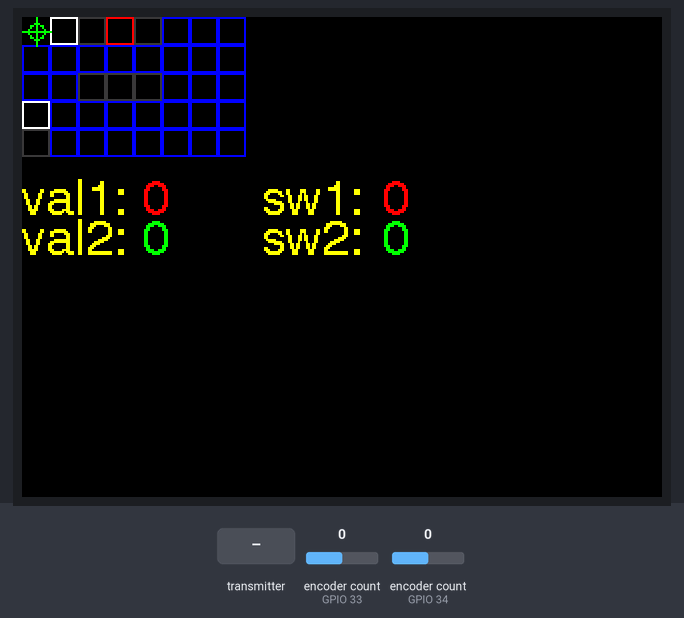
Simulated run of this sketch. Board: ESP32. Parts: 320×240 colour display. The inputs (shaded band) are chosen by the test bench; at power-on: encoder count (sensors on GPIO 33, GPIO 34) 0. What the sketch prints to the serial monitor is not drawn.

Above: at 1.4 s.
1.5 s: encoder count (sensor on GPIO 33) set to 1
At 2.4 s:
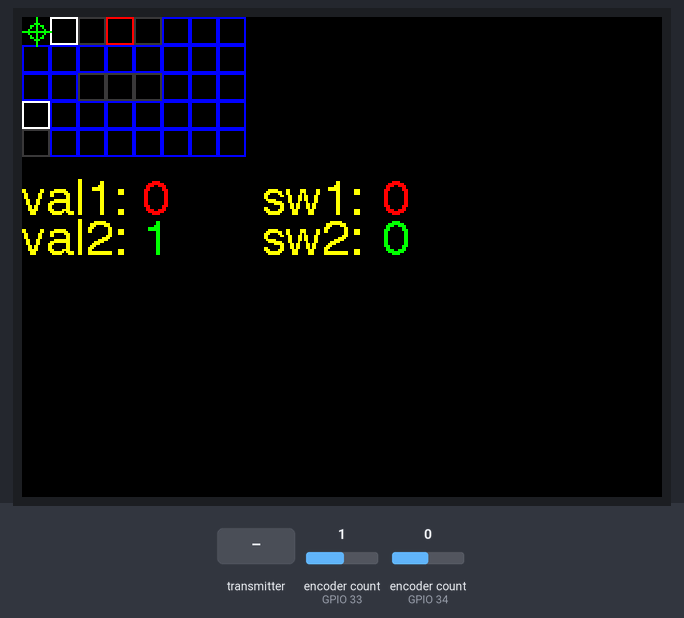
4.5 s: encoder count (sensor on GPIO 34) set to -1
At 4.9 s:
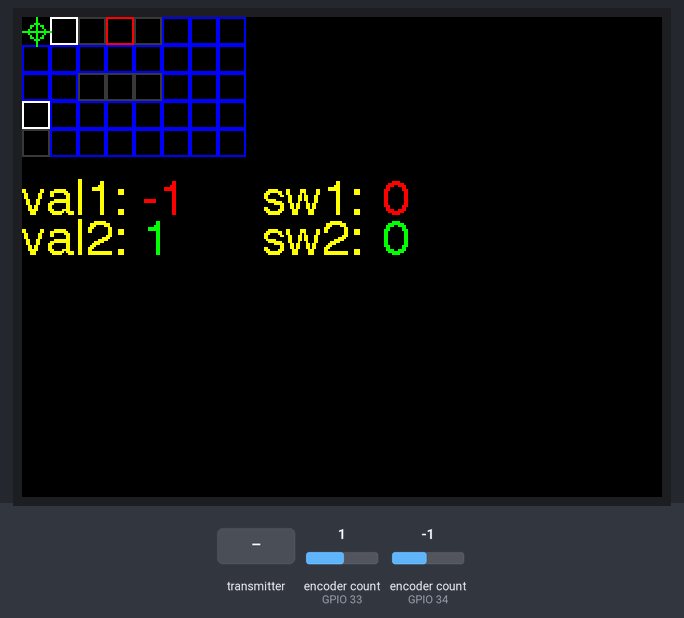
7.5 s: the transmitter starts sending OWNcounter1 = 1024
10.5 s: the transmitter starts sending OWNcounter2 = 1024
At 11.7 s:
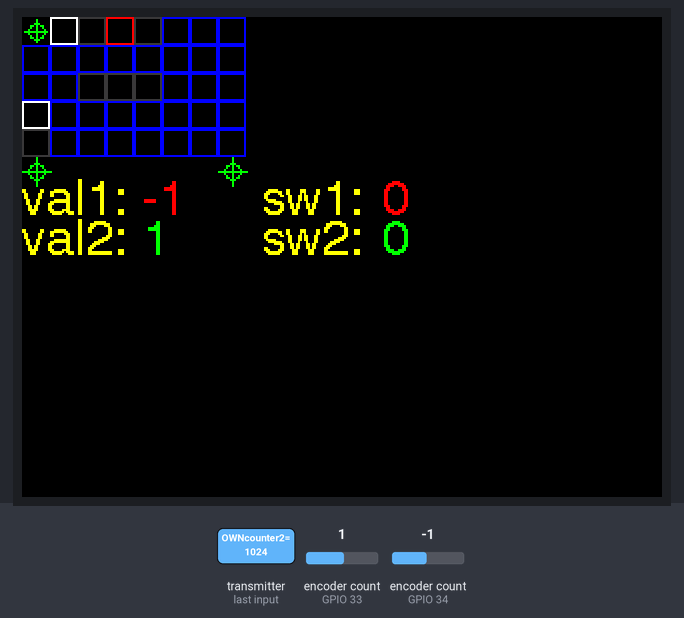
13.5 s: the transmitter starts sending OWNcounter1 = 0
At 14.4 s:
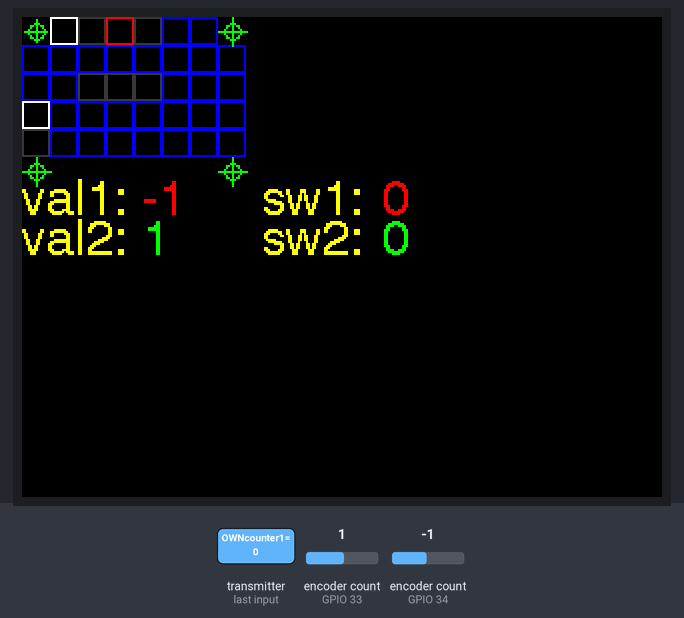
16.5 s: the transmitter starts sending OWNcounter2 = 0
Timing chart, 0 to 19.5 s (numbered marks = the images above; inputs shaded):
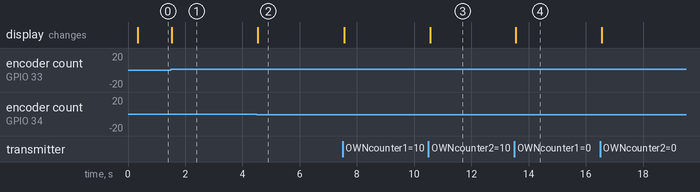

The sketch:

DOUBLEsideENCODER-CTRL--problem.ino
```cpp
// MAC Address of responder - edit as required
// uint8_t broadcastAddress[] = {0xC8, 0xC9, 0xA3, 0xF9, 0x0E, 0xF4}; 0x0E, 0x28}

//ESP32

#include <esp_now.h>
#include <WiFi.h>

// MAC Address of responder - edit as required
uint8_t broadcastAddress[] = {0xC8, 0xC9, 0xA3, 0xF9, 0x0E, 0xF4};

//Displays
// ST7789 libraries//
#include <SPI.h>            // for use with ST7789 using TFT_eSPI library
#include <TFT_eSPI.h>       // Hardware-specific library
TFT_eSPI tft = TFT_eSPI();  // Invoke custom library

// This CODE has been updated to use 2 encoders with the built-in switch and
// posts to the serial monitor.

#define TFT_BBGREY 0x39C7   // this is custom colour using an online RGB colour picker; hexadecimal 16 bit

int x = 0;
int y = 0;

int w =  0; //water is value 0
int m = 10; //miss is value 10
int s = 50; //ship is value 50
int h = 60; //hit is value 60

int q = 14; // OWN square indicators
int k = 8; // OPP filled-square indicators

int z ;

int OWNgfxARRAY[5][8]={
                      {h, m, s, h, s, w, w, w,},
                      {w, w, w, w, w, w, w, w,},
                      {w, w, s, s, s, w, w, w,},
                      {m, w, w, w, w, w, w, w,},
                      {s, w, w, w, w, w, w, w,}
                      };

#include <rotary.h>

// Rotary encoder is wired with the common to ground and the three
// outputs to pins A0, A1 and A2.

Rotary rotary1 = Rotary(34,35, 32);

Rotary rotary2 = Rotary(33,25, 26);

// Counter that will be incremented or decremented by rotation.
int OWNcounter1 = 0;
int OWNcounter2 = 0;

bool OWNSW1 = false; //boolean value for switches- false is off; true is pressed
bool OWNSW2 = false;

//Encoder values for cursor

int OWNcounter1y = 0; // y value for cursor
int OWNcounter2x = 0; // x value for cursor

int OPPcounter1y = 0; // y value for OPP cursor
int OPPcounter2x = 0; // x value for OPP cursor

// DATA STRUCTURE TRANSMIT //

typedef struct TxStruct     // Define a data structure
{
  int OWNcounter1;
  int OWNcounter2;

  int OWNSW1;
  int OWNSW2;

 } TxStruct;

// Create a structured object
TxStruct sentData;

// Peer info
esp_now_peer_info_t peerInfo;

// Callback function called when data is sent
void OnDataSent(const uint8_t *mac_addr, esp_now_send_status_t status) {
//  Serial.print("\r\nLast Packet Send Status:\t");
//  Serial.println(status == ESP_NOW_SEND_SUCCESS ? "Delivery Success" : "Delivery Fail");
}
// DATA STRUCTURE RECEIVE //

typedef struct RxStruct
{
  int OWNcounter1;
  int OWNcounter2;

// bool OWNSW1;
// bool OWNSW2;

}RxStruct;
RxStruct receivedData;

//-------------------------------------------------------------------------------------
void OnDataRecv(const uint8_t * mac, const uint8_t *incomingData, int len)
{
  memcpy(&receivedData, incomingData, sizeof(receivedData));
}
//======================================================================================

 void setup() {

 // Setup Serial Monitor and encoders
  Serial.begin(250000);
  Serial.println("Start...");

// SET-UP CODE for ST7789
 tft.init();
 tft.setRotation(1);
 tft.fillScreen(TFT_BLACK);

  tft.setCursor(0, 80, 4);
  tft.setTextColor(TFT_YELLOW, TFT_BLACK);
  tft.println("val1: ");

  tft.setCursor(120, 80, 4);
  tft.setTextColor(TFT_YELLOW, TFT_BLACK);
  tft.println("sw1: ");

  tft.setCursor(0, 100, 4);
  tft.setTextColor(TFT_YELLOW, TFT_BLACK);
  tft.println("val2: ");

  tft.setCursor(120, 100, 4);
  tft.setTextColor(TFT_YELLOW, TFT_BLACK);
  tft.println("sw2: ");


// SET-UP CODE for ESP32 wifi
 WiFi.mode(WIFI_STA);
  if (esp_now_init() != ESP_OK)
  {
    Serial.println("Error initializing ESP-NOW");
    return;
  }
  esp_now_register_recv_cb(OnDataRecv);

  // Register the send callback
  esp_now_register_send_cb(OnDataSent);

  // Register peer
  memcpy(peerInfo.peer_addr, broadcastAddress, 6);
  peerInfo.channel = 0;
  peerInfo.encrypt = false;

  // Add peer
  if (esp_now_add_peer(&peerInfo) != ESP_OK){
    Serial.println("Failed to add peer");
    return;
  }

 // INITIALIZE OWNgfxARRAY
for (int i = 0; i < 5; ++i) {
  for (int j = 0; j < 8; ++j) {
    OWNgfxARRAY[i][j];
  }
 }

}

 void loop() {
 //******************//************* TRANSMIT SECTION 3
// sentData.OWNcounter1 = OWNcounter1;  // OPPcounter1 ?
//  sentData.OWNcounter2 = OWNcounter2;  //

 sentData.OWNSW1 = OWNSW1;
  sentData.OWNSW2 = OWNSW2;


  // Send message via ESP-NOW
  esp_err_t result = esp_now_send(broadcastAddress, (uint8_t *) &sentData, sizeof(sentData));

 /* if (result == ESP_OK) {
    Serial.println("Sending confirmed");
  }
  else {
    Serial.println("Sending error");
  }
  delay(200  );   /// HAHAHAHAHA THIS STUPID DELAY SCREWED THE ENCODERS UP!!
  */
  //******************//************* End TRANSMIT SECTION 3

//**** ENCODER1 and ENCODER2****
 unsigned char result1 = rotary1.process();
  if (result1 == DIR_CW) {
    OWNcounter1++;

    Serial.println(OWNcounter1);

  } else if (result1 == DIR_CCW) {
    OWNcounter1--;
        Serial.println(OWNcounter1);
  }
   // Check to see if the button has been pressed.
  // Passes in a debounce delay of 20 milliseconds

   if (rotary1.buttonPressedReleased(20)) {
    Serial.println("Push button1");
    OWNSW1 = true;
   }
  //endif buttonPressedReleased

//// Encoder2
    unsigned char result2 = rotary2.process();
  if (result2 == DIR_CW) {
    OWNcounter2++;
    Serial.println(OWNcounter2);
  } else if (result2 == DIR_CCW) {
    OWNcounter2--;
    Serial.println(OWNcounter2);
  }

   if (rotary2.buttonPressedReleased(20)) {
    Serial.println("Push button2");
    OWNSW2 = true;
   }
  //endif buttonPressedReleased

//******* Active code ST7789 display*********//
//OWN

 tft.setCursor(60, 80, 4);
 tft.setTextColor(TFT_RED, TFT_BLACK);
 tft.println(OWNcounter1);

 tft.setCursor(180, 80, 4);
 tft.setTextColor(TFT_RED, TFT_BLACK);
 tft.println(OWNSW1);

tft.setCursor(60, 100, 4);
 tft.setTextColor(TFT_GREEN, TFT_BLACK);
 tft.println(OWNcounter2);

 tft.setCursor(180, 100, 4);
 tft.setTextColor(TFT_GREEN, TFT_BLACK);
 tft.println(OWNSW2);

//void display_OWNgfxARRAY (int [5][8])
  for (int i = 0; i < 5; ++i){
  for (int j = 0; j < 8; ++j){
    int y = i * 14;                   //remember that [5] is for rows - therefore y axis
    int x = j * 14;                   //[8] is the number of columns - therefore x axis

     if (OWNgfxARRAY[i][j] == w){
      tft.drawRect(x,y, q,q, TFT_BLUE);
     }
      else if (OWNgfxARRAY[i][j] == m){
        tft.drawRect(x,y, q,q, TFT_WHITE);
      }
      else if (OWNgfxARRAY [i][j] == s){
        tft.drawRect(x,y, q,q, TFT_BBGREY);
      }
      else /*(OWNgfxARRAY [i][j] == h)*/{
        tft.drawRect(x,y, q,q, TFT_RED);
        }
      }
    }


// tft.fillCircle((OWNcounter1+q), (OWNcounter2+q), 10, TFT_GREEN); // THIS line of code simply advances the cursor by value of encoder.


/*
for (int i = 0; i < 5; ++i){
for (int j = 0; j < 8; ++j){
    int y = i * 14;
    int x = j * 14;
*/
// CODE to draw OWN CURSOR
if (OWNcounter1 <= 2) {
    OWNcounter1y = 0;
    } else if (OWNcounter1 <= 4){
      OWNcounter1y = 14;
      } else if (OWNcounter1 <= 6){
       OWNcounter1y = 28;
        } else if (OWNcounter1 <= 8){
         OWNcounter1y = 42;
          } else if(OWNcounter1 <= 10){
           OWNcounter1y = 56;
            } else //if (OWNcounter1 <= 12){
              OWNcounter1y = 70;
          /*    } else if (OWNcounter1 <= 14){
                OWNcounter1y = 84;
                } else {//(OWNcounter1 <= 16){
                  OWNcounter1y = 98;
                  } */
//THIS is for X axis
if (OWNcounter2 <= 2){
   OWNcounter2x = 0;
    } else if (OWNcounter2 <= 4){
      OWNcounter2x= 14;
      } else if (OWNcounter2 <= 6){
        OWNcounter2x = 28;
        } else if (OWNcounter2 <= 8){
          OWNcounter2x = 42;
          } else if (OWNcounter2 <= 10){
            OWNcounter2x = 56;
           }  else if (OWNcounter2 <= 12){
              OWNcounter2x = 70;
              } else if (OWNcounter2 <= 14){
                OWNcounter2x = 84;
                } else //(OWNcounter2 <= 16){
                  OWNcounter2x = 98;


tft.drawRect(OWNcounter2x, OWNcounter1y, q,q, TFT_RED); //draw cursor x and y axes are inverted. correct later.

tft.drawRect(OWNcounter2x, OWNcounter1y, q,q, TFT_BLACK); // erase cursor

//END of OWN CURSOR
//SWITCH SELECTION REGISTRATION - crosshairs -

if (rotary1.buttonPressedReleased(20)) {
    tft.drawCircle((OWNcounter2x+7),(OWNcounter1y+7), 4, TFT_RED);  // axes switched but why??
    tft.drawLine((OWNcounter2x+7), OWNcounter1y, (OWNcounter2x+7), (OWNcounter1y+14), TFT_RED);//[solved it: remember the rows are first,
    tft.drawLine(OWNcounter2x, (OWNcounter1y+7), (OWNcounter2x+14), (OWNcounter1y+7), TFT_RED);//columns second in array syntax : array[r][c].
   }
// #### OPP cursor and button #### XXXXXXXXXXXXXXXXXXXXXXXXXXXXXXX

if (receivedData.OWNcounter1 <= 2) {
    OPPcounter1y = 0;
    } else if (receivedData.OWNcounter1 <= 4){
      OPPcounter1y = 14;
      } else if (receivedData.OWNcounter1 <= 6){
       OPPcounter1y = 28;
        } else if (receivedData.OWNcounter1 <= 8){
         OPPcounter1y = 42;
          } else if(receivedData.OWNcounter1 <= 10){
           OPPcounter1y = 56;
            } else //if (receivedData.OWNcounter1 <= 12){
              OPPcounter1y = 70;
          /*    } else if (receivedData.OWNcounter1 <= 14){
                OPPcounter1y = 84;
                } else {//(receivedData.OWNcounter1 <= 16){
                  OPPcounter1y = 98;
                  } */
//THIS is for X axis
if (receivedData.OWNcounter2 <= 2){
   OPPcounter2x = 0;
    } else if (receivedData.OWNcounter2 <= 4){
      OPPcounter2x= 14;
      } else if (receivedData.OWNcounter2 <= 6){
        OPPcounter2x = 28;
        } else if (receivedData.OWNcounter2 <= 8){
          OPPcounter2x = 42;
          } else if (receivedData.OWNcounter2 <= 10){
            OPPcounter2x = 56;
           }  else if (receivedData.OWNcounter2 <= 12){
              OPPcounter2x = 70;
              } else if (receivedData.OWNcounter2 <= 14){
                OPPcounter2x = 84;
                } else //(receivedData.OWNcounter2 <= 16){
                  OPPcounter2x = 98;


tft.drawRect(OPPcounter2x, OPPcounter1y, q,q, TFT_RED); //draw cursor x and y axes are inverted. correct later.

tft.drawRect(OPPcounter2x, OPPcounter1y, q,q, TFT_BLACK); // erase cursor

//END of OWN CURSOR

//SWITCH SELECTION REGISTRATION - crosshairs

//if (rotary1.buttonPressedReleased(20)) {


    tft.drawCircle((OPPcounter2x+7),(OPPcounter1y+7), 4, TFT_GREEN);  // axes switched but why?? [solved it: remember the rows are first,
    tft.drawLine((OPPcounter2x+7), OPPcounter1y, (OPPcounter2x+7), (OPPcounter1y+14), TFT_GREEN);
    tft.drawLine(OPPcounter2x, (OPPcounter1y+7), (OPPcounter2x+14), (OPPcounter1y+7), TFT_GREEN);
   }
```

Measured:
- after the input at 1.5 s, the display: changes at once (image 1)
- after the input at 4.5 s, the display: changes at once (image 2)
- after the input at 10.5 s, the display: changes after 0.07 s (image 3)
- after the input at 13.5 s, the display: changes after 0.05 s (image 4)
